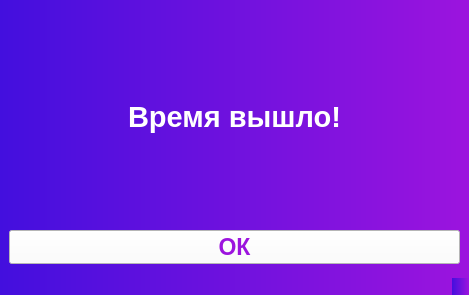
<?xml version="1.0" encoding="UTF-8"?>
<ui version="4.0">
 <class>MainWindow</class>
 <widget class="QMainWindow" name="MainWindow">
  <property name="geometry">
   <rect>
    <x>0</x>
    <y>0</y>
    <width>469</width>
    <height>295</height>
   </rect>
  </property>
  <property name="windowTitle">
   <string>MainWindow</string>
  </property>
  <property name="styleSheet">
   <string notr="true">background-color: qlineargradient(spread:pad, x1:0, y1:0, x2:1, y2:0, stop:0 rgba(67, 15, 222, 255), stop:1 rgba(156, 20, 222, 255));

</string>
  </property>
  <widget class="QWidget" name="centralwidget">
   <layout class="QVBoxLayout" name="verticalLayout">
    <item>
     <widget class="QLabel" name="label">
      <property name="font">
       <font>
        <pointsize>22</pointsize>
        <weight>75</weight>
        <bold>true</bold>
       </font>
      </property>
      <property name="styleSheet">
       <string notr="true">color: rgb(255, 255, 255);
background-color: transparent;</string>
      </property>
      <property name="text">
       <string>Время вышло!</string>
      </property>
      <property name="alignment">
       <set>Qt::AlignCenter</set>
      </property>
     </widget>
    </item>
    <item>
     <widget class="QPushButton" name="pushButton">
      <property name="font">
       <font>
        <pointsize>17</pointsize>
        <weight>75</weight>
        <bold>true</bold>
       </font>
      </property>
      <property name="styleSheet">
       <string notr="true">color: rgb(156, 20, 222, 255);
background-color: white;</string>
      </property>
      <property name="text">
       <string>ОК</string>
      </property>
     </widget>
    </item>
   </layout>
  </widget>
  <widget class="QMenuBar" name="menubar">
   <property name="geometry">
    <rect>
     <x>0</x>
     <y>0</y>
     <width>469</width>
     <height>26</height>
    </rect>
   </property>
  </widget>
  <widget class="QStatusBar" name="statusbar"/>
 </widget>
 <resources/>
 <connections/>
</ui>
